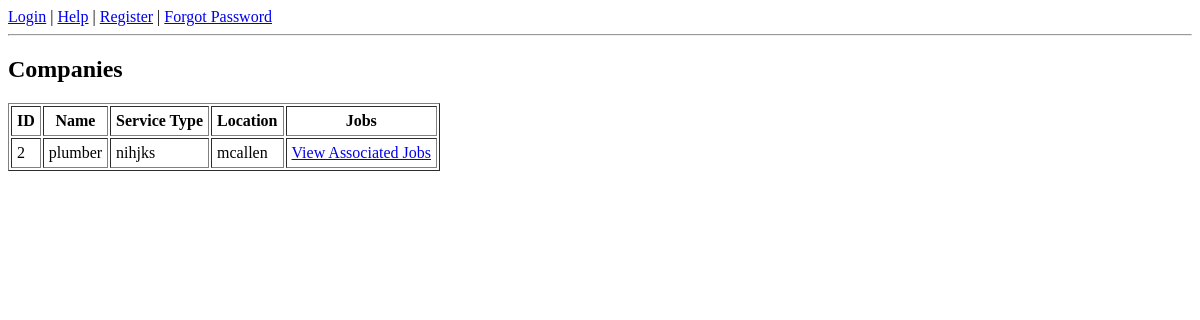
Page /companies on the earlier database version.
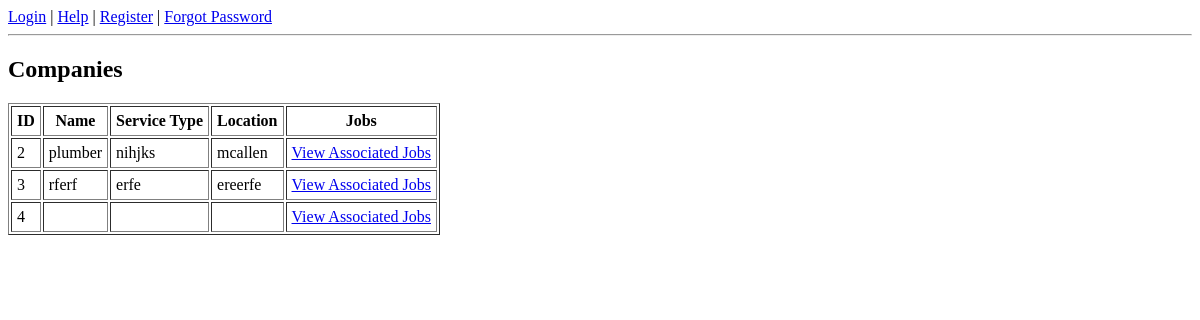
Same page on the later database version.
### tables this page shows
CREATE TABLE Company (
            companyID INTEGER PRIMARY KEY AUTOINCREMENT,
            name TEXT NOT NULL,
            serviceType TEXT,
            location TEXT
        );

### app.py (the view)
@app.route("/companies")
def companies():
    conn = get_db()
    cur = conn.cursor()
    cur.execute("SELECT * FROM Company")
    companies = cur.fetchall()
    role = session.get("role")  # 'client' or 'contractor'
    if role == "contractor":
        return render_template("companies_manage.html", companies=companies)
    return render_template("companies_view.html", companies=companies)

### app.py (called while the page is built)
def get_db():
    conn = sqlite3.connect(DB_FILE)
    conn.row_factory = sqlite3.Row
    return conn

### templates/companies_view.html
{% extends "base.html" %}
{% block content %}
<h2>Companies</h2>
<table border="1" cellpadding="5">
    <tr>
        <th>ID</th>
        <th>Name</th>
        <th>Service Type</th>
        <th>Location</th>
        <th>Jobs</th>
    </tr>
    {% for c in companies %}
        <tr>
            <td>{{ c.companyID }}</td>
            <td>{{ c.name }}</td>
            <td>{{ c.serviceType }}</td>
            <td>{{ c.location }}</td>
            <td><a href="/companies/{{ c.companyID }}/jobs">View Associated Jobs</a></td>
        </tr>
    {% endfor %}
</table>
{% endblock %}

Differences in the rows shown:
added Company: companyID "3", name "rferf", serviceType "erfe", location "ereerfe"
added Company: companyID "4"
